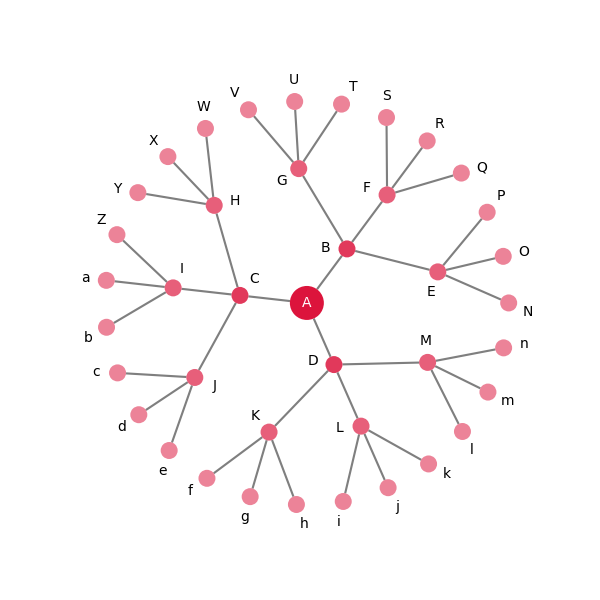

Reproduce this figure in Python.
#!/usr/bin/env python
"""Advanced example"""

import numpy as np
import matplotlib.pyplot as plt
import networkx as nx

from netgraph import Graph


fig, ax = plt.subplots(figsize=(6,6))

balanced_tree = nx.balanced_tree(3, 3)
g = Graph(
    balanced_tree,
    node_layout='radial',
    edge_layout='straight',
    node_color='crimson',
    node_size={node : 4 if node == 0 else 2 for node in balanced_tree}, # nearly all parameters can also be dictionaries
    node_edge_width=0,
    edge_color='black',
    edge_width=0.5,
    node_labels=dict(zip(balanced_tree, 'ABCDEFGHIJKLMNOPQRSTUVWXYZabcdefghijklmnopqrstuvwxyz')),
    node_label_offset=0.05,
    node_label_fontdict=dict(fontsize=10),
    ax=ax,
)

# Note that Netgraph uses matplotlib for creating the visualisation.
# Node and edge artistis are derived from `matplotlib.patches.PathPatch`.
# Node and edge labels are `matplotlib.text.Text` instances.
# Hence all node artists, edge artists, and labels can be queried using the original
# node and edge identifiers, and then manipulated using standard matplotlib syntax.

# Example 1: center the label of the root node on the corresponding node artist and make it white.
root = 0
center = g.node_positions[root]
g.node_label_artists[root].set_position(center)
g.node_label_artists[root].set_color('white')

# Example 2: decrease the node artist alpha parameter from the root to the leaves or the graph:
for node in balanced_tree:
    distance = np.linalg.norm(center - g.node_positions[node])
    g.node_artists[node].set_alpha(1 - distance)

# Redraw figure to display changes
fig.canvas.draw()

fig.savefig("publication/advanced_example.png")
plt.show()
